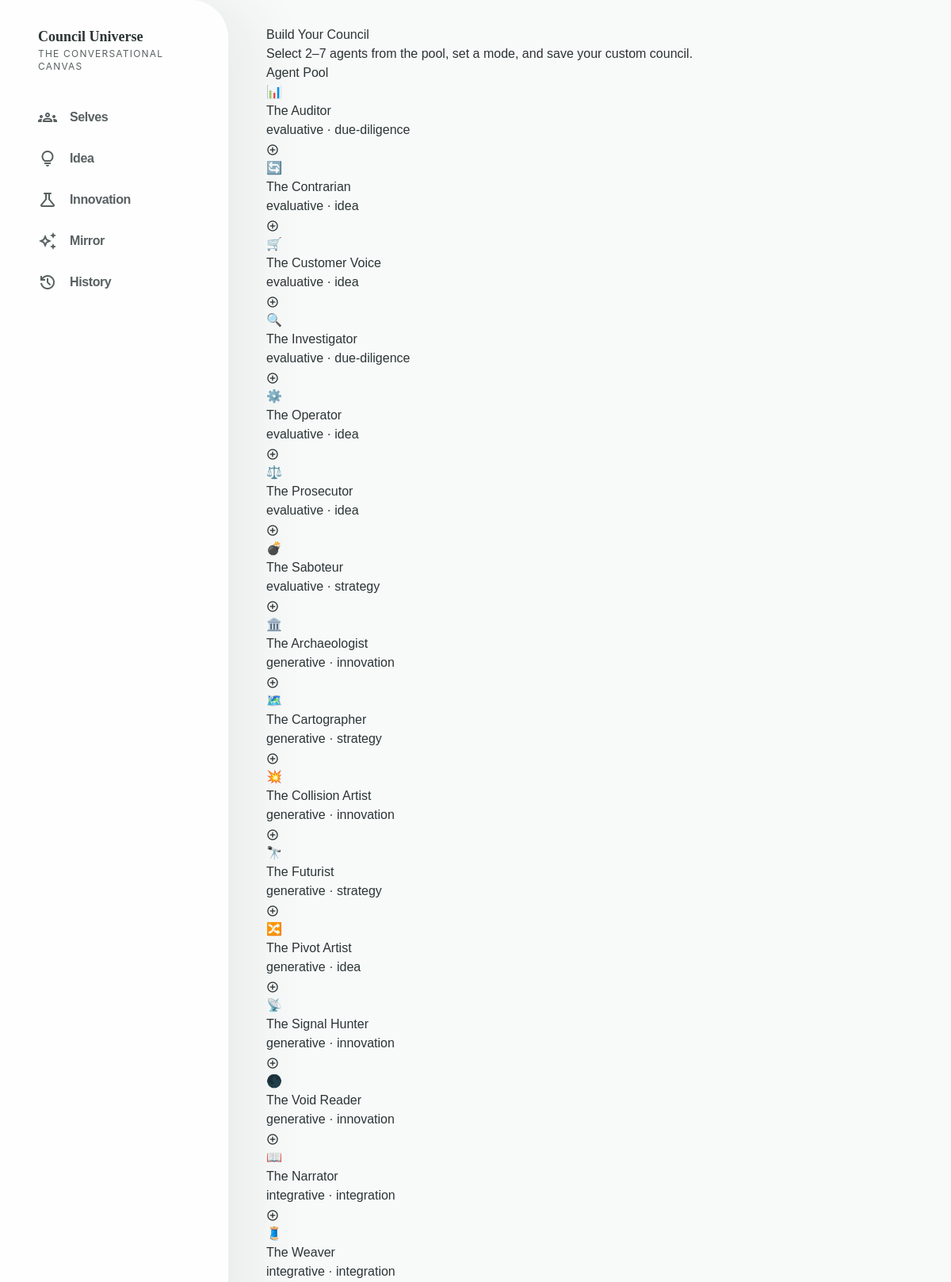
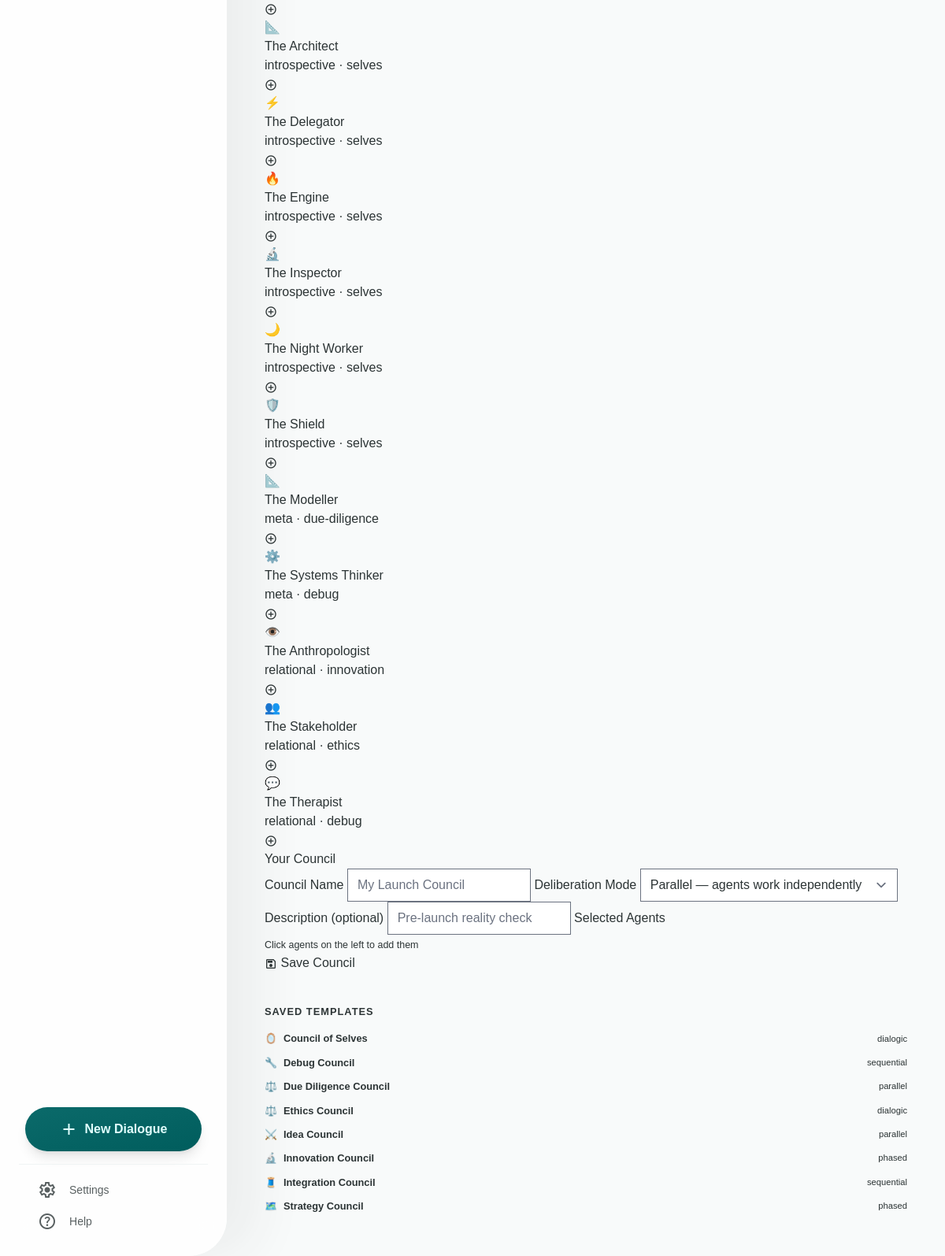
The page /builder on the database its author committed (2 pictures, top to bottom).
### tables this page shows
CREATE TABLE agents (
    id          TEXT PRIMARY KEY,
    name        TEXT NOT NULL,
    description TEXT,
    system_prompt TEXT NOT NULL,
    cognitive_function TEXT,
    home_council TEXT,
    icon        TEXT,
    default_model TEXT DEFAULT 'claude',
    tags        TEXT,
    created_at  TIMESTAMP DEFAULT CURRENT_TIMESTAMP
);

CREATE TABLE council_templates (
    id          TEXT PRIMARY KEY,
    name        TEXT NOT NULL,
    type        TEXT NOT NULL,
    agent_ids   TEXT NOT NULL,
    mode        TEXT NOT NULL,
    phase_config TEXT,
    description TEXT,
    icon        TEXT,
    accent_color TEXT,
    created_at  TIMESTAMP DEFAULT CURRENT_TIMESTAMP
);

### council_platform/main.py (the view)
@app.get("/builder", response_class=HTMLResponse)
async def builder(request: Request):
    agents = await get_all_agents()
    all_templates = await get_all_templates()
    return templates.TemplateResponse("builder.html", {
        "request": request, "agents": agents, "saved_templates": all_templates, "page": "builder",
    })

### council_platform/templates/builder.html (shortened to what this page needs)
{% extends "base.html" %}
{% block content %}
<div class="builder-page">
  <h1>Build Your Council</h1>
  <p class="page-subtitle">Select 2–7 agents from the pool, set a mode, and save your custom council.</p>
  <div class="builder-layout">
    <div class="builder-pool">
      <h2>Agent Pool</h2>
      {% for agent in agents %}
      <div class="builder-agent" data-agent-id="{{ agent.id }}">
        <div class="builder-agent-avatar">{{ agent.icon or '🤖' }}</div>
        <div style="flex:1;min-width:0">
          <div class="builder-agent-name">{{ agent.name }}</div>
          <div class="builder-agent-fn">{{ agent.cognitive_function }} · {{ agent.home_council }}</div>
        </div>
        <span class="material-symbols-outlined" style="font-size:1rem;color:var(--outline-variant)">add_circle</span>
      </div>
      {% endfor %}
    </div>
    <div class="builder-config">
      <h2>Your Council</h2>
      <form id="builder-form">
        <label for="council-name">Council Name</label>
        <input type="text" id="council-name" name="name" placeholder="My Launch Council" required>
        <label for="council-mode">Deliberation Mode</label>
        <select id="council-mode" name="mode">
          <option value="parallel">Parallel — agents work independently</option>
        </select>
        <label for="council-desc">Description (optional)</label>
        <input type="text" id="council-desc" name="description" placeholder="Pre-launch reality check">
        <label>Selected Agents</label>
        <div class="selected-agents-list" id="selected-agents">
          <span style="font-size:0.78rem;color:var(--outline);align-self:center">Click agents on the left to add them</span>
        </div>
        <button type="submit" class="builder-save-btn" id="save-council-btn">
          <span class="material-symbols-outlined" style="font-size:1rem;vertical-align:middle">save</span>
          Save Council
        </button>
      </form>
      {% if saved_templates %}
      <div style="margin-top:1.5rem;padding-top:1rem;border-top:1px solid var(--outline-variant)">
        <h3 style="font-size:0.8rem;font-weight:700;color:var(--outline);margin-bottom:0.6rem;text-transform:uppercase;letter-spacing:0.08em">Saved Templates</h3>
        {% for t in saved_templates %}
        <div style="display:flex;align-items:center;gap:0.5rem;font-size:0.8rem;padding:0.35rem 0;color:var(--on-surface-variant);border-bottom:1px solid var(--outline-variant)">
          <span>{{ t.icon or '🎛️' }}</span>
          <span style="font-weight:600">{{ t.name }}</span>
          <span style="color:var(--outline);font-size:0.7rem;margin-left:auto">{{ t.mode }}</span>
        </div>
        {% endfor %}
      </div>
      {% endif %}
    </div>
  </div>
</div>
{% endblock %}

### council_platform/templates/base.html (shortened to what this page needs)
<!DOCTYPE html>
<html class="light" lang="en"><head>
<script src="https://cdn.tailwindcss.com?plugins=forms,container-queries"></script>
</head>
<body class="bg-background text-on-background min-h-screen">
<aside class="fixed left-0 top-0 h-full hidden md:flex flex-col p-6 gap-2 bg-white/80 backdrop-blur-xl rounded-r-[3rem] w-72 z-40 shadow-[40px_0_64px_0_rgba(44,52,53,0.06)] pt-8">
  <div class="mb-6 px-6">
    <h2 class="font-headline font-bold text-lg text-on-surface">Council Universe</h2>
    <p class="text-xs text-on-surface-variant font-label uppercase tracking-widest">The Conversational Canvas</p>
  </div>
  <div class="flex flex-col gap-1">
    <a href="/selves" class="{% if page == 'selves' or page == 'home' %}bg-primary-container text-on-primary-container{% else %}text-on-surface-variant hover:bg-surface-container-low{% endif %} rounded-full px-6 py-3 font-semibold flex items-center gap-4 tracking-tight transition-all">
      <span class="material-symbols-outlined">groups</span>Selves
    </a>
    <a href="/ideas" class="{% if page == 'ideas' %}bg-secondary-container text-on-secondary-container{% else %}text-on-surface-variant hover:bg-surface-container-low{% endif %} rounded-full px-6 py-3 font-semibold flex items-center gap-4 tracking-tight transition-all">
      <span class="material-symbols-outlined">lightbulb</span>Idea
    </a>
    <a href="/lab" class="{% if page == 'lab' %}bg-tertiary-container text-on-tertiary-fixed{% else %}text-on-surface-variant hover:bg-surface-container-low{% endif %} rounded-full px-6 py-3 font-semibold flex items-center gap-4 tracking-tight transition-all">
      <span class="material-symbols-outlined">science</span>Innovation
    </a>
    <a href="/agents" class="{% if page == 'agents' %}bg-surface-container-high text-on-surface{% else %}text-on-surface-variant hover:bg-surface-container-low{% endif %} rounded-full px-6 py-3 font-semibold flex items-center gap-4 tracking-tight transition-all">
      <span class="material-symbols-outlined">auto_awesome</span>Mirror
    </a>
    <a href="/sessions" class="{% if page == 'sessions' %}bg-surface-container-high text-on-surface{% else %}text-on-surface-variant hover:bg-surface-container-low{% endif %} rounded-full px-6 py-3 font-semibold flex items-center gap-4 tracking-tight transition-all">
      <span class="material-symbols-outlined">history</span>History
    </a>
  </div>
  <div class="mt-auto">
    <a href="/" class="mb-4 mx-2 bg-gradient-to-br from-primary to-primary-dim text-on-primary rounded-full px-6 py-4 font-bold flex items-center justify-center gap-2 shadow-lg hover:opacity-90 transition-all">
      <span class="material-symbols-outlined">add</span>New Dialogue
    </a>
    <div class="border-t border-surface-container-low pt-3 mt-2">
      <a href="/builder" class="text-on-surface-variant px-6 py-2 hover:bg-surface-container-low rounded-full flex items-center gap-4 text-sm transition-all">
        <span class="material-symbols-outlined">settings</span>Settings
      </a>
      <a href="#" class="text-on-surface-variant px-6 py-2 hover:bg-surface-container-low rounded-full flex items-center gap-4 text-sm transition-all">
        <span class="material-symbols-outlined">help</span>Help
      </a>
    </div>
  </div>
</aside>
<main class="md:ml-72 pt-8 pb-12 px-6 md:px-12">
  <div class="max-w-6xl mx-auto">
    {% block content %}{% endblock %}
  </div>
</main>
</body></html>

### council_platform/templates/base.html (style rules this page uses)
.material-symbols-outlined { font-variation-settings: 'FILL' 0, 'wght' 400, 'GRAD' 0, 'opsz' 24; vertical-align: middle; }
body { font-family: 'Plus Jakarta Sans', sans-serif; }

### rows shown on the page
agents: icon "📊", name "The Auditor", cognitive_function "evaluative", home_council "due-diligence"
agents: icon "🔄", name "The Contrarian", cognitive_function "evaluative", home_council "idea"
agents: icon "🛒", name "The Customer Voice", cognitive_function "evaluative", home_council "idea"
agents: icon "🔍", name "The Investigator", cognitive_function "evaluative", home_council "due-diligence"
agents: icon "⚙️", name "The Operator", cognitive_function "evaluative", home_council "idea"
agents: icon "⚖️", name "The Prosecutor", cognitive_function "evaluative", home_council "idea"
agents: icon "💣", name "The Saboteur", cognitive_function "evaluative", home_council "strategy"
agents: icon "🏛️", name "The Archaeologist", cognitive_function "generative", home_council "innovation"
agents: icon "🗺️", name "The Cartographer", cognitive_function "generative", home_council "strategy"
agents: icon "💥", name "The Collision Artist", cognitive_function "generative", home_council "innovation"
agents: icon "🔭", name "The Futurist", cognitive_function "generative", home_council "strategy"
agents: icon "🔀", name "The Pivot Artist", cognitive_function "generative", home_council "idea"
agents: icon "📡", name "The Signal Hunter", cognitive_function "generative", home_council "innovation"
agents: icon "🌑", name "The Void Reader", cognitive_function "generative", home_council "innovation"
agents: icon "📖", name "The Narrator", cognitive_function "integrative", home_council "integration"
agents: icon "🧵", name "The Weaver", cognitive_function "integrative", home_council "integration"
agents: icon "📐", name "The Architect", cognitive_function "introspective", home_council "selves"
agents: icon "⚡", name "The Delegator", cognitive_function "introspective", home_council "selves"
agents: icon "🔥", name "The Engine", cognitive_function "introspective", home_council "selves"
agents: icon "🔬", name "The Inspector", cognitive_function "introspective", home_council "selves"
agents: icon "🌙", name "The Night Worker", cognitive_function "introspective", home_council "selves"
agents: icon "🛡️", name "The Shield", cognitive_function "introspective", home_council "selves"
agents: icon "📐", name "The Modeller", cognitive_function "meta", home_council "due-diligence"
agents: icon "⚙️", name "The Systems Thinker", cognitive_function "meta", home_council "debug"
agents: icon "👁️", name "The Anthropologist", cognitive_function "relational", home_council "innovation"
agents: icon "👥", name "The Stakeholder", cognitive_function "relational", home_council "ethics"
agents: icon "💬", name "The Therapist", cognitive_function "relational", home_council "debug"
council_templates: icon "🪞", name "Council of Selves", mode "dialogic"
council_templates: icon "🔧", name "Debug Council", mode "sequential"
council_templates: icon "⚖️", name "Due Diligence Council", mode "parallel"
council_templates: icon "⚖️", name "Ethics Council", mode "dialogic"
council_templates: icon "⚔️", name "Idea Council", mode "parallel"
council_templates: icon "🔬", name "Innovation Council", mode "phased"
council_templates: icon "🧵", name "Integration Council", mode "sequential"
council_templates: icon "🗺️", name "Strategy Council", mode "phased"
